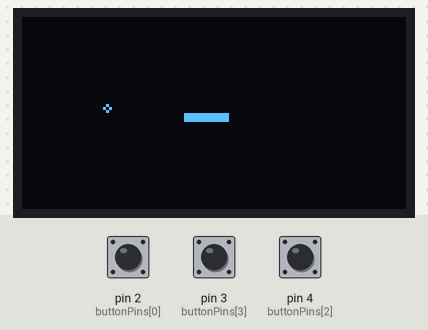
The sketch below on a simulated Arduino Uno, built with avr-gcc and run on an emulated ATmega328P. Shown: 128×64 one-colour display. The test bench sets the inputs (shaded band); at power-on: pin 2 (buttonPins[0]) HIGH, pin 3 (buttonPins[3]) HIGH, pin 4 (buttonPins[2]) HIGH. Random numbers use the default seed unless the sketch sets one.

Above: at 1.2 s.
1.3 s: pin 2 (buttonPins[0]) pulled LOW for 0.15 s
At 1.64 s:
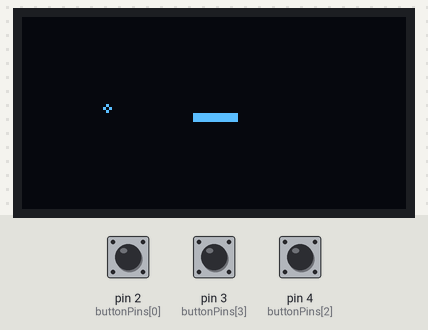
3.0 s: pin 3 (buttonPins[3]) pulled LOW for 0.15 s
At 3.23 s:
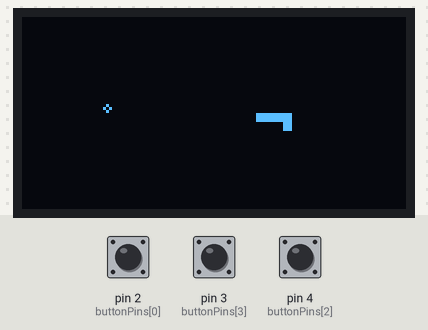
4.6 s: pin 4 (buttonPins[2]) pulled LOW for 0.15 s
At 4.82 s:
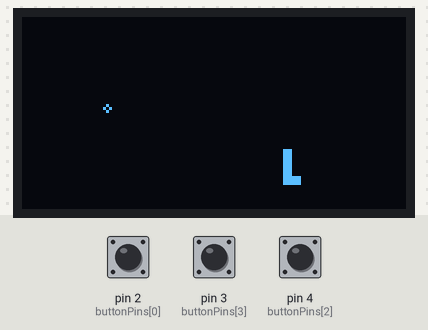
6.2 s: pin 3 (buttonPins[3]) pulled LOW for 1 s
At 7.0 s:
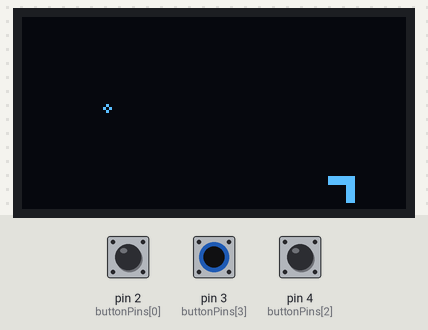
8.7 s: pin 2 (buttonPins[0]) pulled LOW for 1 s
At 9.81 s:
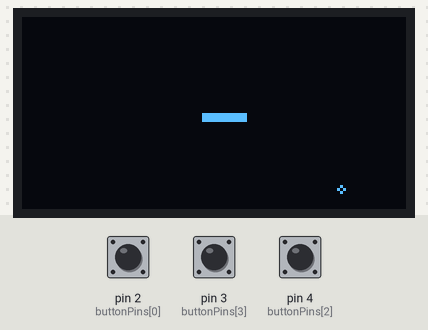
Timing chart, 0 to 11.7 s (numbered marks = the images above; inputs shaded):
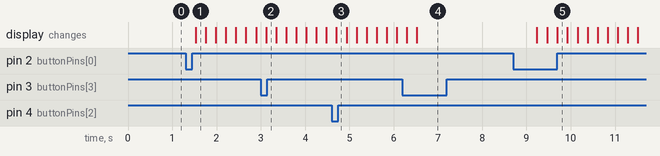

Measured:
- after the input at 1.3 s, the display: changes after 0.23 s (image 1)
- after the input at 8.7 s, the display: first changes after 0.53 s (image 5 shows a later state)

The sketch:

sketch.ino
```cpp
#include <SPI.h>
#include <Wire.h>
#include <Adafruit_GFX.h>
#include <Adafruit_SSD1306.h>

Adafruit_SSD1306 display(128, 64, &Wire, 4);

const byte buttonPins[] = {2, 1, 4, 3}; // LEFT, UP, RIGHT, DOWN

typedef enum {
  START,
  RUNNING,
  GAMEOVER
} State;

typedef enum {
    LEFT,
    UP,
    RIGHT,
    DOWN
} Direction;

#define piece    3
#define MAP_SIZE_X          40
#define MAP_SIZE_Y          20

State gameState;

int8_t snake[165][2];
uint8_t s_length;

Direction dir;
Direction newDir;

int8_t fruit[2];

void setup() {
  Serial.begin(9600);

  if(!display.begin(SSD1306_SWITCHCAPVCC, 0x3D)) {
    Serial.println(F("SSD1306 allocation failed"));
    for(;;);
  }

  for (byte i = 0; i < 4; i++) {
    pinMode(buttonPins[i], INPUT_PULLUP);
  }

  setupGame();
}

void setupGame() {
  gameState = START;
  dir = RIGHT;
  newDir = RIGHT;
  resetSnake();
  generateFood();
  display.clearDisplay();
  drawMap();
  display.display();
}

void resetSnake() {
  s_length = 5;
  for(int i = 0; i < s_length; i++) {
    snake[i][0] = MAP_SIZE_X / 2 - i;
    snake[i][1] = MAP_SIZE_Y / 2;
  }
}

int moveTime = 0;

void loop() {
  switch(gameState) {
    case START:
      if(buttonPress()) gameState = RUNNING;
      break;
    case RUNNING:
      moveTime++;
      readDirection();
      if(moveTime >= 20) {
        dir = newDir;
        display.clearDisplay();
        if(moveSnake()) {
          gameState = GAMEOVER;
          delay(1000);
        }
        drawMap();
        display.display();
        checkFood();
        moveTime = 0;
      }
      break;
    case GAMEOVER:
      if(buttonPress()) {
        delay(500);
        setupGame();
        gameState = START;
      }
      break;
  }

  delay(10);
}

bool buttonPress() {
  for (byte i = 0; i < 4; i++) {
    byte buttonPin = buttonPins[i];
    if (digitalRead(buttonPin) == LOW) {
      return true;
    }
  }
  return false;
}

void readDirection() {
  for (byte i = 0; i < 4; i++) {
    byte buttonPin = buttonPins[i];
    if (digitalRead(buttonPin) == LOW && i != ((int)dir + 2) % 4) {
      newDir = (Direction)i;
      return;
    }
  }
}

bool moveSnake() {
  int8_t x = snake[0][0];
  int8_t y = snake[0][1];

  switch(dir) {
    case LEFT:
      x -= 1;
      break;
    case UP:
      y -= 1;
      break;
    case RIGHT:
      x += 1;
      break;
    case DOWN:
      y += 1;
      break;
  }

  if(collision(x, y))
    return true;

  for(int i = s_length - 1; i > 0; i--) {
    snake[i][0] = snake[i - 1][0];
    snake[i][1] = snake[i - 1][1];
  }

  snake[0][0] = x;
  snake[0][1] = y;
  return false;
}

void checkFood() {
  if(fruit[0] == snake[0][0] && fruit[1] == snake[0][1])
  {
    if(s_length + 1 <= 165)
      s_length++;
    generateFood();
  }
}

void generateFood() {
  bool b = false;
  do {
    b = false;
    fruit[0] = random(0, MAP_SIZE_X);
    fruit[1] = random(0, MAP_SIZE_Y);
    for(int i = 0; i < s_length; i++) {
      if(fruit[0] == snake[i][0] && fruit[1] == snake[i][1]) {
        b = true;
        continue;
      }
    }
  } while(b);

}

bool collision(int8_t x, int8_t y) {
  for(int i = 1; i < s_length; i++) {
    if(x == snake[i][0] && y == snake[i][1]) return true;
  }
  if(x < 0 || y < 0 || x >= MAP_SIZE_X || y >= MAP_SIZE_Y) return true;
  return false;
}

void drawMap() {
  int offsetX = 128 - piece * MAP_SIZE_X - 2;
  int offsetY = 2;

  display.drawRect(fruit[0] * piece + offsetX, fruit[1] * piece + offsetY, piece, piece, SSD1306_INVERSE);

  for(int i = 0; i < s_length; i++) {
    display.fillRect(snake[i][0] * piece + offsetX, snake[i][1] * piece + offsetY, piece, piece, SSD1306_WHITE);
  }
}
```
